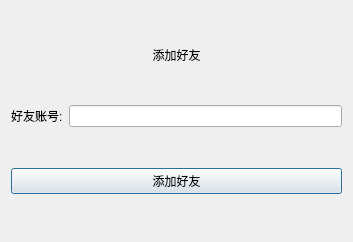
<?xml version="1.0" encoding="UTF-8"?>
<ui version="4.0">
 <class>addFriend</class>
 <widget class="QDialog" name="addFriend">
  <property name="geometry">
   <rect>
    <x>0</x>
    <y>0</y>
    <width>353</width>
    <height>242</height>
   </rect>
  </property>
  <property name="windowTitle">
   <string>Dialog</string>
  </property>
  <layout class="QVBoxLayout" name="verticalLayout">
   <item>
    <widget class="QLabel" name="label">
     <property name="sizePolicy">
      <sizepolicy hsizetype="Preferred" vsizetype="Fixed">
       <horstretch>0</horstretch>
       <verstretch>0</verstretch>
      </sizepolicy>
     </property>
     <property name="text">
      <string>添加好友</string>
     </property>
     <property name="alignment">
      <set>Qt::AlignCenter</set>
     </property>
    </widget>
   </item>
   <item>
    <layout class="QHBoxLayout" name="horizontalLayout">
     <item>
      <widget class="QLabel" name="label_2">
       <property name="text">
        <string>好友账号:</string>
       </property>
      </widget>
     </item>
     <item>
      <widget class="QLineEdit" name="line_faccount"/>
     </item>
    </layout>
   </item>
   <item>
    <widget class="QPushButton" name="button_addfriend">
     <property name="text">
      <string>添加好友</string>
     </property>
    </widget>
   </item>
  </layout>
 </widget>
 <resources/>
 <connections/>
</ui>
